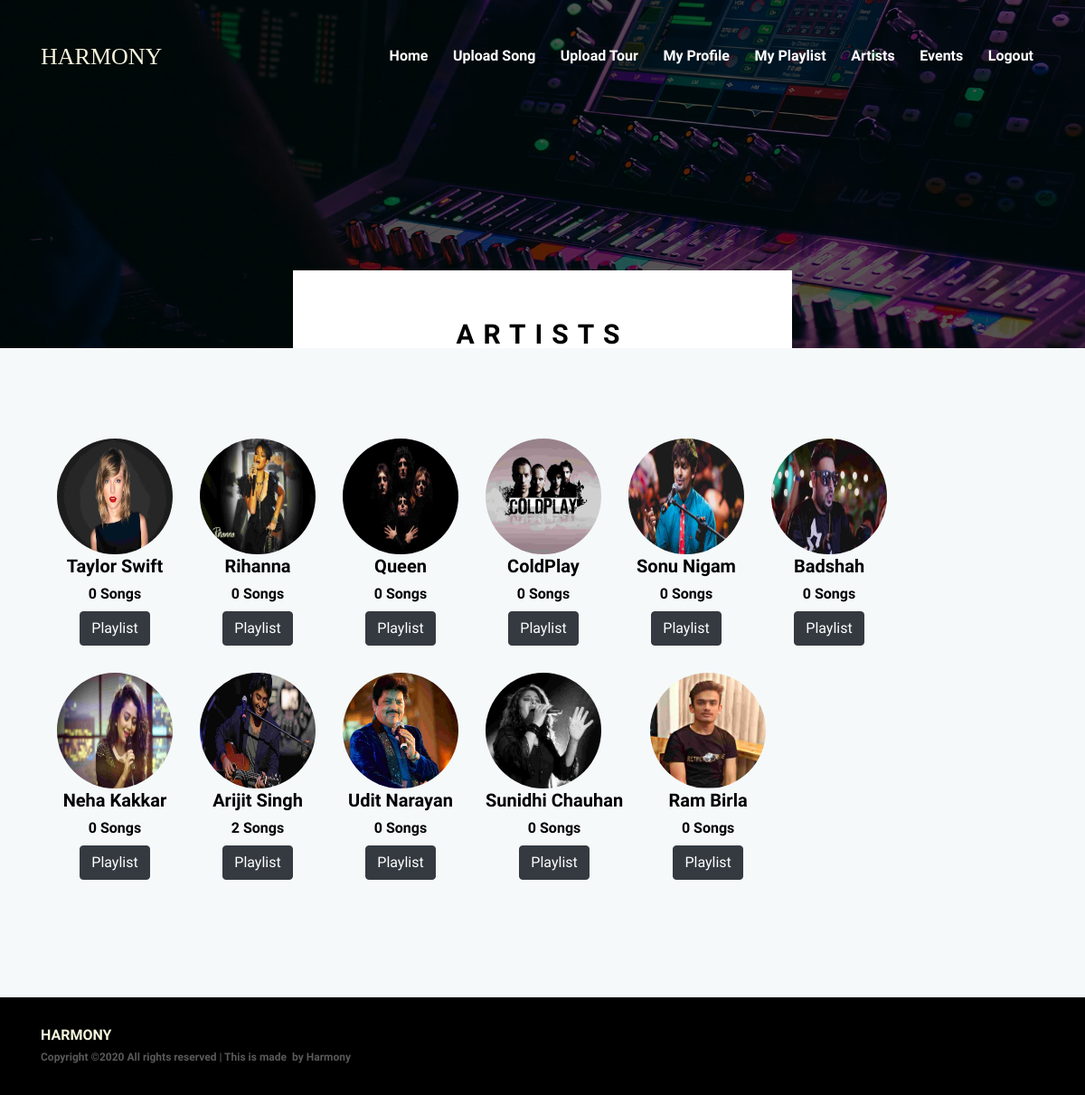
The app's page /music/artist/ (signed in) with its own data.
### music/models.py (models this page shows, shortened)
class Artist(models.Model):
    artistid = models.AutoField(primary_key=True)
    muser = models.ForeignKey( Muser,on_delete=models.CASCADE)
    artistname = models.CharField(max_length=50, default='artist',unique=False)
    songcount = models.IntegerField(default=0)
    age = models.IntegerField(default=0)
    fcount = models.IntegerField(default=0)
    songtype = models.ForeignKey(Songtype, on_delete=models.CASCADE)
    image = models.ImageField(upload_to='images/artist/',default='',blank=True, null=True)
    sampleaudio = models.FileField(upload_to='sample/',default='', blank=True, null=True)
    status = models.IntegerField(default=0) # (0-notapproved,1-approved)as artist

### music/views.py (the view)
# urls.py: path('artist/',views.artistpage),
def artistpage(req):
    if not req.user.is_authenticated:
        return redirect('/music/login')
    else:
        artists = Artist.objects.filter(status=1)
        muser = Muser.objects.get(user = req.user.id)
        context = {'artist': artists,
            'muser':muser
        }
        return render(req,'artist.html',context)

### music/templates/artist.html (shortened to what this page needs)
{% load static %}
<!DOCTYPE html>
<html lang="en">
<head>
    <link rel="stylesheet" href="{% static 'home/style.css' %}">
</head>
<body>
    <header class="header-area">
        <div class="oneMusic-main-menu">
            <div class="classy-nav-container breakpoint-off">
                <div class="container">
                    <nav class="classy-navbar justify-content-between" id="oneMusicNav">
                        <a href="index.html" class="nav-brand" style="color:beige;font-family:serif;">HARMONY</a>
                        <div class="classy-menu">
                            <div class="classynav">
                              <ul>
                                {% if muser.isadmin == 2 %}
                                <li><a href="/music/home">Home</a></li>
                                <li><a href="/music/home/adsong">Upload Song</a></li>
                                  <li><a href="/music/home/tourpage">Upload Tour</a></li>
                                  <li><a href="/music/home/myprofile">My Profile</a></li>
                              {% endif %}
                                <li><a href="/music/home/myplaylist/">My Playlist</a></li>
                                <li><a href="/music/artist">Artists</a></li>
                                <li><a href="/music/tourdetail">Events</a></li>
                                <li><a href="/music/logout">Logout</a></li>
                            </ul>
                        </div>
                    </nav>
                </div>
            </div>
        </div>
    </header>
    <section class="breadcumb-area bg-img bg-overlay" style="background-image: url('{% static "home/img/bg-img/breadcumb3.jpg" %}');">
        <div class="bradcumbContent">
            <h2>ARTISTS</h2>
        </div>
    </section>
    <section class="oneMusic-buy-now-area has-fluid bg-gray section-padding-100">
        <div class="container-fluid">
            <div class="row" >
                {% for artists in artist %}
                <div class="col-auto col-sm-auto col-md-auto col-lg-auto">
                    <div class="single-album-area wow fadeInUp" data-wow-delay="200ms">
                        <div class="album-thumb">
                            <img src="/media/{{artists.image}}" alt="" style="height: 8rem; width:8rem; border-radius:50%">
                        </div>
                        <div class="load-more-btn text-center wow fadeInUp" data-wow-delay="300ms">
                            <h5>{{artists.artistname}}</h5>
                            <h6>{{artists.songcount}} Songs</h6>
                        <button class="btn btn-dark" onclick="window.location.href='{% url 'artistprofile' artists.artistid %}'">Playlist</button>
                    </div>
                    </div>
                </div>
            {% endfor %}
    </div>
</section>
<footer class="footer-area">
    <div class="container">
        <div class="row d-flex flex-wrap align-items-center">
            <div class="col-12 col-md-6">
                <a href="#" style="color:beige">HARMONY</a>
                <p class="copywrite-text"><a href="#">
Copyright &copy;<script>document.write(new Date().getFullYear());</script> All rights reserved | This is made  by <a href="#" target="_blank">Harmony</a>
</p>
            </div>
        </div>
    </div>
</footer>
</body>
</html>

### assets/home/style.css (style rules this page uses)
* { margin: 0; padding: 0; }
body { font-family: "Archivo Narrow", sans-serif; font-size: 14px; }
h1, h2, h3, h4, h5, h6 { font-family: "Archivo Narrow", sans-serif; color: #000000; line-height: 1.3; font-weight: 700; }
p { font-family: "Archivo Narrow", sans-serif; color: #5f5f5f; font-size: 15px; line-height: 2; font-weight: 400; }
a, a:hover, a:focus { -webkit-transition-duration: 500ms; transition-duration: 500ms; text-decoration: none; outline: 0 solid transparent; color: #000000; font-weight: 700; font-size: 16px; font-family: "Archivo Narrow", sans-serif; }
ul, ol { margin: 0; }
ul li, ol li { list-style: none; }
img { height: auto; max-width: 100%; }
.section-padding-100 { padding-top: 100px; padding-bottom: 100px; }
.bg-img { background-position: center center; background-size: cover; background-repeat: no-repeat; }
.bg-gray { background-color: #f5f9fa; }
.bg-overlay { position: relative; z-index: 2; background-position: center center; background-size: cover; }
.bg-overlay::after { background-color: rgba(0, 0, 0, 0.65); position: absolute; z-index: -1; top: 0; left: 0; width: 100%; height: 100%; content: ""; }
.header-area { position: absolute; z-index: 1000; width: 100%; top: 20px; left: 0; z-index: 1000; }
.header-area .oneMusic-main-menu { position: relative; width: 100%; height: 85px; background-color: transparent; }
.header-area .oneMusic-main-menu .classy-nav-container { background-color: transparent; }
.header-area .oneMusic-main-menu .classy-navbar { background-color: transparent; height: 85px; padding: 0; }
.header-area .oneMusic-main-menu .classy-navbar .classynav ul li a { font-weight: 700; text-transform: capitalize; color: #ffffff; font-size: 16px; }
.classy-navbar .nav-brand { max-width: 130px; }
.oneMusic-buy-now-area.has-fluid { padding-left: 4%; padding-right: 4%; position: relative; z-index: 1; }
.single-album-area { position: relative; z-index: 1; -webkit-transition-duration: 500ms; transition-duration: 500ms; margin-bottom: 30px; }
.single-album-area .album-thumb { position: relative; z-index: 1; }
.single-album-area img { width: 100%; }
.footer-area { position: relative; z-index: 1; background-color: #000000; padding: 30px 0; }
.footer-area .copywrite-text { font-size: 12px; margin-bottom: 0; color: rgba(166, 165, 165, 0.54); }
.footer-area .copywrite-text a { color: rgba(166, 165, 165, 0.54); font-size: 12px; }
.breadcumb-area { position: relative; z-index: 10; width: 100%; height: 385px; }
.breadcumb-area .bradcumbContent { position: absolute; background-color: #fff; width: 552px; bottom: 0; left: 50%; z-index: 100; text-align: center; padding-top: 40px; -webkit-transform: translateX(-50%); transform: translateX(-50%); }
.breadcumb-area .bradcumbContent h2 { font-size: 30px; letter-spacing: 10px; text-transform: uppercase; line-height: 1; margin-bottom: 0; }

### assets/home/css/classy-nav.css (style rules this page uses)
* { margin: 0; padding: 0; }
body { font-family: "Roboto", sans-serif; }
ul, ol { margin: 0; }
ul li, ol li { list-style: none; }
img { height: auto; max-width: 100%; }
.bg-img { background-position: center center; background-size: cover; background-repeat: no-repeat; }
.classy-nav-container { position: relative; z-index: 100; background-color: #ffffff; }
.classy-nav-container * { box-sizing: border-box; }
.classy-nav-container a { -webkit-transition-duration: 500ms; transition-duration: 500ms; text-decoration: none; outline: none; font-size: 14px; font-weight: 400; color: #232323; display: inline-block; }
.justify-content-between { -webkit-box-pack: justify; -ms-flex-pack: justify; justify-content: space-between; }
.classy-navbar { width: 100%; height: 70px; padding: 0.5em 2em; display: -webkit-box; display: -ms-flexbox; display: flex; -webkit-box-align: center; -ms-flex-align: center; -ms-grid-row-align: center; align-items: center; }
.classy-navbar .nav-brand { font-size: 26px; font-weight: 500; color: #565656; display: inline-block; margin-right: 30px; }
.classynav ul li { display: inline-block; clear: both; position: inherit; z-index: 10; }
.classynav ul li a { padding: 0 12px; display: block; height: 35px; font-size: 14px; line-height: 34px; }
.breakpoint-off .classynav { display: -webkit-box; display: -ms-flexbox; display: flex; -webkit-box-align: center; -ms-flex-align: center; -ms-grid-row-align: center; align-items: center; }

### records on screen
Artist: image (picture), artistname "Taylor Swift", songcount "0"
Artist: image (picture), artistname "Rihanna", songcount "0"
Artist: image (picture), artistname "Queen", songcount "0"
Artist: image (picture), artistname "ColdPlay", songcount "0"
Artist: image (picture), artistname "Sonu Nigam", songcount "0"
Artist: image (picture), artistname "Badshah", songcount "0"
Artist: image (picture), artistname "Neha Kakkar", songcount "0"
Artist: image (picture), artistname "Arijit Singh", songcount "2"
Artist: image (picture), artistname "Udit Narayan", songcount "0"
Artist: image (picture), artistname "Sunidhi Chauhan", songcount "0"
Artist: image (picture), artistname "Ram Birla", songcount "0"
